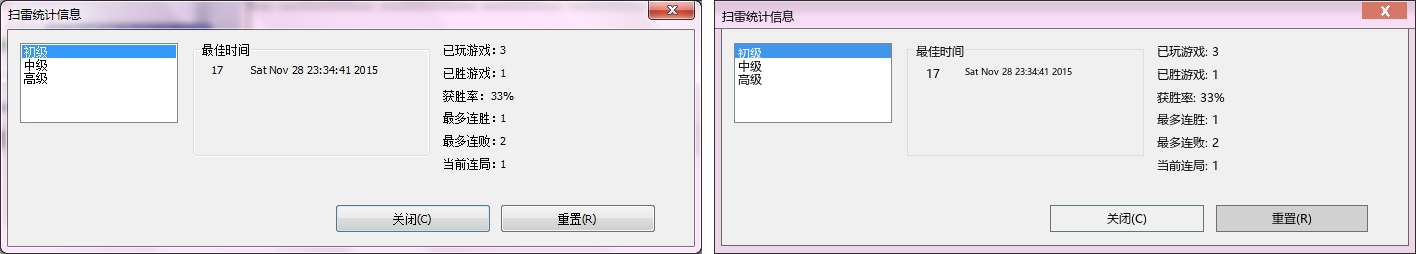

Generate this figure with Python:
# -*- coding: utf-8 -*-
"""render_stats.py —— 用 StatsWindow.ets 里实际写死的常量渲染统计窗口，和 information.jpg 并排对比。"""
import os
import re
from PIL import Image, ImageDraw, ImageFont

ETS = r"C:\Users\19161\saolei\entry\src\main\ets\common\StatsWindow.ets"
REF = r"C:\Users\19161\Desktop\minesweeper-refs\Minesweeper-master\jpg"
OUT = os.path.dirname(os.path.abspath(__file__))

src = open(ETS, encoding="utf-8").read()


def num(name):
    m = re.search(r'^const\s+' + name + r'\s*:\s*number\s*=\s*([-\d.]+)\s*;', src, re.M)
    return float(m.group(1))


def col(name):
    m = re.search(r'^const\s+' + name + r'\s*:\s*string\s*=\s*\'(#\w{6})\'\s*;', src, re.M)
    return m.group(1)


def arr(name):
    m = re.search(r'^const\s+' + name + r'\s*:\s*number\[\]\s*=\s*\[([^\]]*)\]', src, re.M)
    return [float(v) for v in m.group(1).split(',')]


def font(size):
    for f in (r"C:\Windows\Fonts\msyh.ttc", r"C:\Windows\Fonts\simhei.ttf",
              r"C:\Windows\Fonts\simsun.ttc"):
        if os.path.exists(f):
            try:
                return ImageFont.truetype(f, int(size))
            except Exception:
                pass
    return ImageFont.load_default()


W = int(num('WIDTH') if 'WIDTH' in src else 702)
H = int(num('HEIGHT') if 'HEIGHT' in src else 254)
im = Image.new("RGB", (W, H), (255, 0, 255))
d = ImageDraw.Draw(im)
FX, FY, TH = num('FRAME_X'), num('FRAME_Y'), num('TITLE_H')

# 玻璃边框
d.rectangle([0, 0, W - 1, H - 1], fill=col('C_FRAME_GLASS'))
# 标题栏渐变
stops = [(0, col('C_TITLE_TOP')), (0.07, col('C_TITLE_DARK')), (0.31, col('C_TITLE_MID')),
         (0.55, col('C_TITLE_LOW')), (0.90, col('C_TITLE_LOW')), (0.965, col('C_TITLE_EDGE'))]
for y in range(int(TH)):
    t = y / float(TH)
    c0, c1 = stops[0], stops[-1]
    for i in range(len(stops) - 1):
        if stops[i][0] <= t <= stops[i + 1][0]:
            c0, c1 = stops[i], stops[i + 1]
            break
    span = max(1e-6, c1[0] - c0[0])
    k = min(1.0, max(0.0, (t - c0[0]) / span))
    a = tuple(int(c0[1][i:i + 2], 16) for i in (1, 3, 5))
    b = tuple(int(c1[1][i:i + 2], 16) for i in (1, 3, 5))
    d.line([(0, y), (W - 1, y)], fill=tuple(int(a[i] + (b[i] - a[i]) * k) for i in range(3)))
# 客户区
cx, cy = int(FX), int(TH)
cw, ch = W - FX * 2, H - TH - FY - 1
d.rectangle([cx, cy, cx + cw - 1, cy + ch - 1], fill=col('C_CLIENT'))
d.rectangle([cx - 1, cy, cx - 1, cy + ch - 1], fill=col('C_FRAME_LINE'))
d.rectangle([cx + cw, cy, cx + cw, cy + ch - 1], fill=col('C_FRAME_LINE'))
d.rectangle([cx - 1, cy + ch, cx + cw, cy + ch], fill=col('C_FRAME_LINE'))
d.rectangle([0, TH - 1, W - 1, TH - 1], fill=col('C_TITLE_SEP'))
d.rectangle([0, 0, W - 1, 0], fill=col('C_OUTER_LINE'))
d.rectangle([0, H - 1, W - 1, H - 1], fill=col('C_OUTER_LINE'))
d.rectangle([0, 0, 0, H - 1], fill=col('C_OUTER_LINE'))
d.rectangle([W - 1, 0, W - 1, H - 1], fill=col('C_OUTER_LINE'))
# 标题
d.text((num('TITLE_TEXT_X'), num('TITLE_TEXT_Y') + num('TEXT_INK_DY')), '扫雷统计信息',
       font=font(num('TITLE_FONT')), fill=col('C_TEXT'))
# 关闭按钮
cbx = W - int(num('CLOSE_RIGHT')) - int(num('CLOSE_W'))
d.rectangle([cbx, int(num('CLOSE_TOP')), cbx + int(num('CLOSE_W')) - 1,
             int(num('CLOSE_TOP')) + int(num('CLOSE_H')) - 1], fill=col('C_CLOSE_RED'))
ccx = cbx + num('CLOSE_W') / 2.0
ccy = num('CLOSE_TOP') + num('CLOSE_H') / 2.0
hw, hh = num('CLOSE_X_HALF_W'), num('CLOSE_X_HALF_H')
d.line([(ccx - hw, ccy - hh), (ccx + hw, ccy + hh)], fill=(255, 255, 255), width=2)
d.line([(ccx + hw, ccy - hh), (ccx - hw, ccy + hh)], fill=(255, 255, 255), width=2)
# 左：列表框
LX, LY, LW, LH = int(num('LIST_X')), int(num('LIST_Y')), int(num('LIST_W')), int(num('LIST_H'))
d.rectangle([LX, LY, LX + LW - 1, LY + LH - 1], fill=(255, 255, 255),
            outline=col('C_LIST_BORDER'))
sy = int(num('LIST_SEL_Y'))
d.rectangle([LX + 1, sy, LX + LW - 2, sy + int(num('LIST_SEL_H')) - 1], fill=col('C_SEL_BOTTOM'))
f12 = font(num('BTN_FONT'))
for i, lv in enumerate(['初级', '中级', '高级']):
    d.text((num('LIST_ITEM_X'), num('LIST_ITEM_Y0') + num('LIST_ITEM_DY') * i + num('TEXT_INK_DY')),
           lv, font=f12, fill=(255, 255, 255) if i == 0 else (0, 0, 0))
# 中：group box
GX, GY, GW, GH = int(num('GB_X')), int(num('GB_Y')), int(num('GB_W')), int(num('GB_H'))
gapx = int(num('GB_TITLE_GAP_X'))
gapw = int(num('GB_TITLE_GAP_W'))
d.rectangle([GX, GY, GX + GW - 1, GY], fill=col('C_CLIENT'))
d.line([(GX, GY), (GX + GW - 1, GY)], fill=col('C_GB_BORDER'))
d.line([(GX, GY), (GX, GY + GH - 1)], fill=col('C_GB_BORDER'))
d.line([(GX + GW - 1, GY), (GX + GW - 1, GY + GH - 1)], fill=col('C_GB_BORDER'))
d.line([(GX, GY + GH - 1), (GX + GW - 1, GY + GH - 1)], fill=col('C_GB_BORDER'))
d.rectangle([gapx, GY - 1, gapx + gapw - 1, GY + 1], fill=col('C_CLIENT'))
d.text((num('GB_TITLE_X'), num('GB_TITLE_Y') + num('TEXT_INK_DY')), '最佳时间',
       font=f12, fill=(0, 0, 0))
d.text((num('GB_TIME_X'), num('GB_ROW_Y') + num('TEXT_INK_DY')), '17', font=f12, fill=(0, 0, 0))
d.text((num('GB_DATE_X'), num('GB_ROW_Y') + num('TEXT_INK_DY')), 'Sat Nov 28 23:34:41 2015',
       font=font(9), fill=(0, 0, 0))
# 右栏
rows = ['已玩游戏: 3', '已胜游戏: 1', '获胜率: 33%', '最多连胜: 1', '最多连败: 2', '当前连局: 1']
for i, t in enumerate(rows):
    d.text((num('RC_X'), arr('RC_Y')[i] + num('TEXT_INK_DY')), t, font=f12, fill=(0, 0, 0))
# 底部按钮
cbx2 = int(num('BTN_CLOSE_X'))
cby2 = int(num('BTN_CLOSE_Y'))
cbw2 = int(num('BTN_CLOSE_W'))
cbh2 = int(num('BTN_CLOSE_H'))
d.rectangle([cbx2, cby2, cbx2 + cbw2 - 1, cby2 + cbh2 - 1], fill=col('C_DEF_BTN_RING'))
d.rectangle([cbx2 + 1, cby2 + 1, cbx2 + cbw2 - 2, cby2 + cbh2 - 2], fill=col('C_CLIENT'))
d.rectangle([cbx2, cby2, cbx2 + cbw2 - 1, cby2 + cbh2 - 1], outline=col('C_DEF_BTN_BORDER'))
rbx = int(num('BTN_RESET_X'))
rby = int(num('BTN_RESET_Y'))
rbw = int(num('BTN_RESET_W'))
rbh = int(num('BTN_RESET_H'))
d.rectangle([rbx, rby, rbx + rbw - 1, rby + rbh - 1], fill=col('C_BTN_FILL_BOTTOM'),
            outline=col('C_BTN_BORDER'))
d.text((cbx2 + cbw2 / 2.0, cby2 + cbh2 / 2.0), '关闭(C)', font=f12, fill=(0, 0, 0), anchor='mm')
d.text((rbx + rbw / 2.0, rby + rbh / 2.0), '重置(R)', font=f12, fill=(0, 0, 0), anchor='mm')

ref = Image.open(os.path.join(REF, "information.jpg")).convert("RGB")
row = Image.new("RGB", (ref.width + W + 12, max(ref.height, H)), (255, 255, 255))
row.paste(ref, (0, 0))
row.paste(im, (ref.width + 12, 0))
path = os.path.join(OUT, "render_stats.png")
row.save(path)
print("saved", path, row.size)
